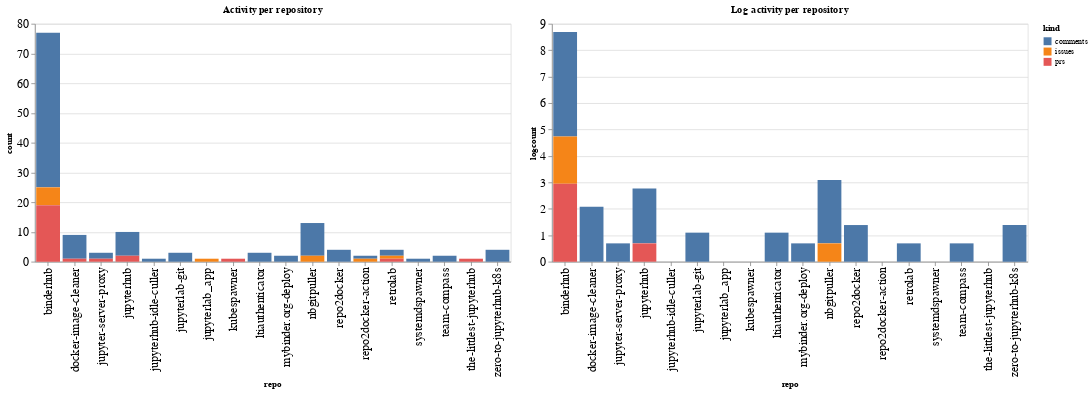

Here is the notebook cell this chart was saved with:
### Code cell
ch1 = alt.Chart(repo_summaries, width=600, title="Activity per repository").mark_bar().encode(
    x='repo',
    y='count',
    color='kind',
    tooltip="kind"
)

ch2 = alt.Chart(repo_summaries, width=600, title="Log activity per repository").mark_bar().encode(
    x='repo',
    y='logcount',
    color='kind',
    tooltip="kind"
)

ch1 | ch2

### Figure 1 — Vega-Lite specification as saved in the notebook (floating-point values rounded to 4 significant figures)
{"config": {"axisLeft": {"labelFontSize": 15}, "axisBottom": {"labelFontSize": 15}}, "hconcat": [{"mark": "bar", "encoding": {"color": {"type": "nominal", "field": "kind"}, "tooltip": {"type": "nominal", "field": "kind"}, "x": {"type": "nominal", "field": "repo"}, "y": {"type": "quantitative", "field": "count"}}, "title": "Activity per repository", "width": 600}, {"mark": "bar", "encoding": {"color": {"type": "nominal", "field": "kind"}, "tooltip": {"type": "nominal", "field": "kind"}, "x": {"type": "nominal", "field": "repo"}, "y": {"type": "quantitative", "field": "logcount"}}, "title": "Log activity per repository", "width": 600}], "data": {"name": "data-30daf1eee34c6e855b09c72ac7558027"}, "$schema": "https://vega.github.io/schema/vega-lite/v4.8.1.json", "datasets": {"data-30daf1eee34c6e855b09c72ac7558027": [{"repo": "binderhub", "kind": "comments", "count": 52, "logcount": 3.951}, {"repo": "binderhub", "kind": "issues", "count": 6, "logcount": 1.792}, {"repo": "binderhub", "kind": "prs", "count": 19, "logcount": 2.944}, {"repo": "docker-image-cleaner", "kind": "comments", "count": 8, "logcount": 2.079}, {"repo": "docker-image-cleaner", "kind": "prs", "count": 1, "logcount": 0.0}, {"repo": "jupyter-server-proxy", "kind": "comments", "count": 2, "logcount": 0.6931}, {"repo": "jupyter-server-proxy", "kind": "prs", "count": 1, "logcount": 0.0}, {"repo": "jupyterhub", "kind": "comments", "count": 8, "logcount": 2.079}, {"repo": "jupyterhub", "kind": "prs", "count": 2, "logcount": 0.6931}, {"repo": "jupyterhub-idle-culler", "kind": "comments", "count": 1, "logcount": 0.0}, {"repo": "jupyterlab-git", "kind": "comments", "count": 3, "logcount": 1.099}, {"repo": "jupyterlab_app", "kind": "issues", "count": 1, "logcount": 0.0}, {"repo": "kubespawner", "kind": "prs", "count": 1, "logcount": 0.0}, {"repo": "ltiauthenticator", "kind": "comments", "count": 3, "logcount": 1.099}, {"repo": "mybinder.org-deploy", "kind": "comments", "count": 2, "logcount": 0.6931}, {"repo": "nbgitpuller", "kind": "comments", "count": 11, "logcount": 2.398}, {"repo": "nbgitpuller", "kind": "issues", "count": 2, "logcount": 0.6931}, {"repo": "repo2docker", "kind": "comments", "count": 4, "logcount": 1.386}, {"repo": "repo2docker-action", "kind": "comments", "count": 1, "logcount": 0.0}, {"repo": "repo2docker-action", "kind": "issues", "count": 1, "logcount": 0.0}, {"repo": "retrolab", "kind": "comments", "count": 2, "logcount": 0.6931}, {"repo": "retrolab", "kind": "issues", "count": 1, "logcount": 0.0}, {"repo": "retrolab", "kind": "prs", "count": 1, "logcount": 0.0}, {"repo": "systemdspawner", "kind": "comments", "count": 1, "logcount": 0.0}, {"repo": "team-compass", "kind": "comments", "count": 2, "logcount": 0.6931}, {"repo": "the-littlest-jupyterhub", "kind": "prs", "count": 1, "logcount": 0.0}, {"repo": "zero-to-jupyterhub-k8s", "kind": "comments", "count": 4, "logcount": 1.386}]}}
